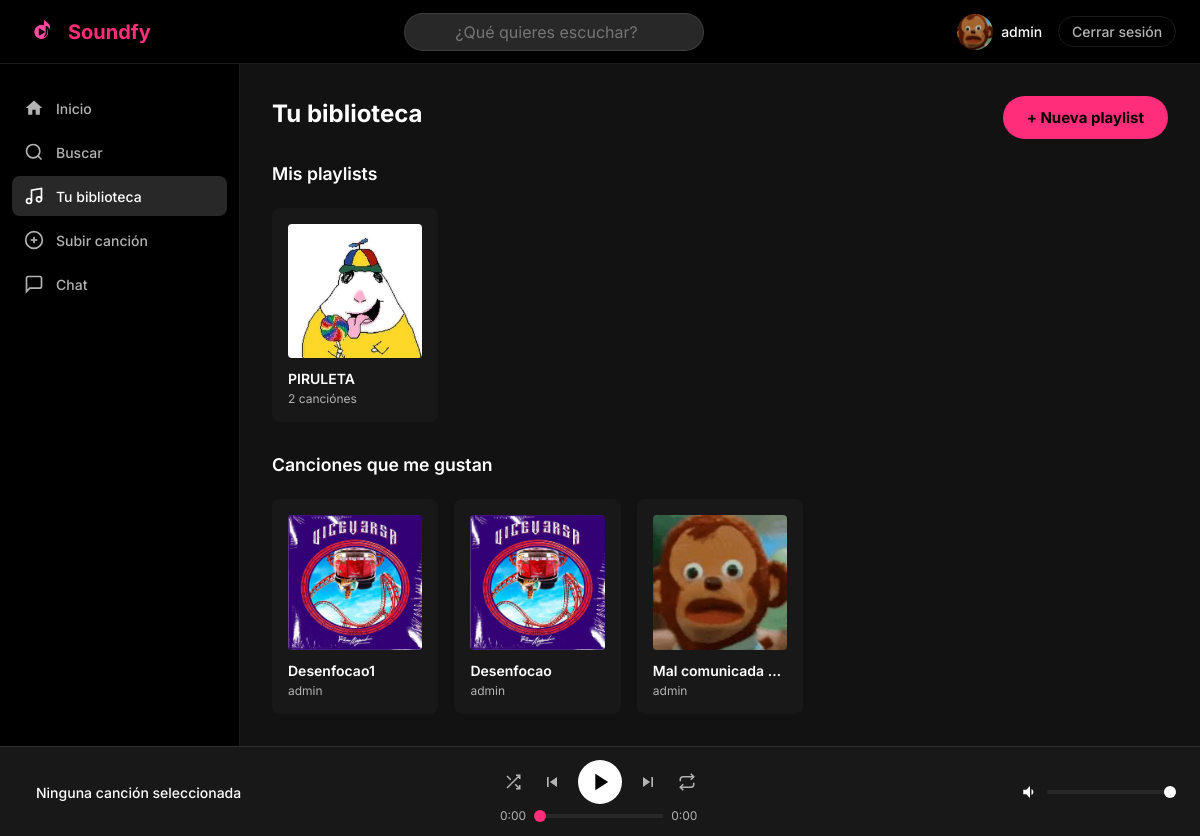
/playlists/ (signed in), run on an earlier commit of the app's database.
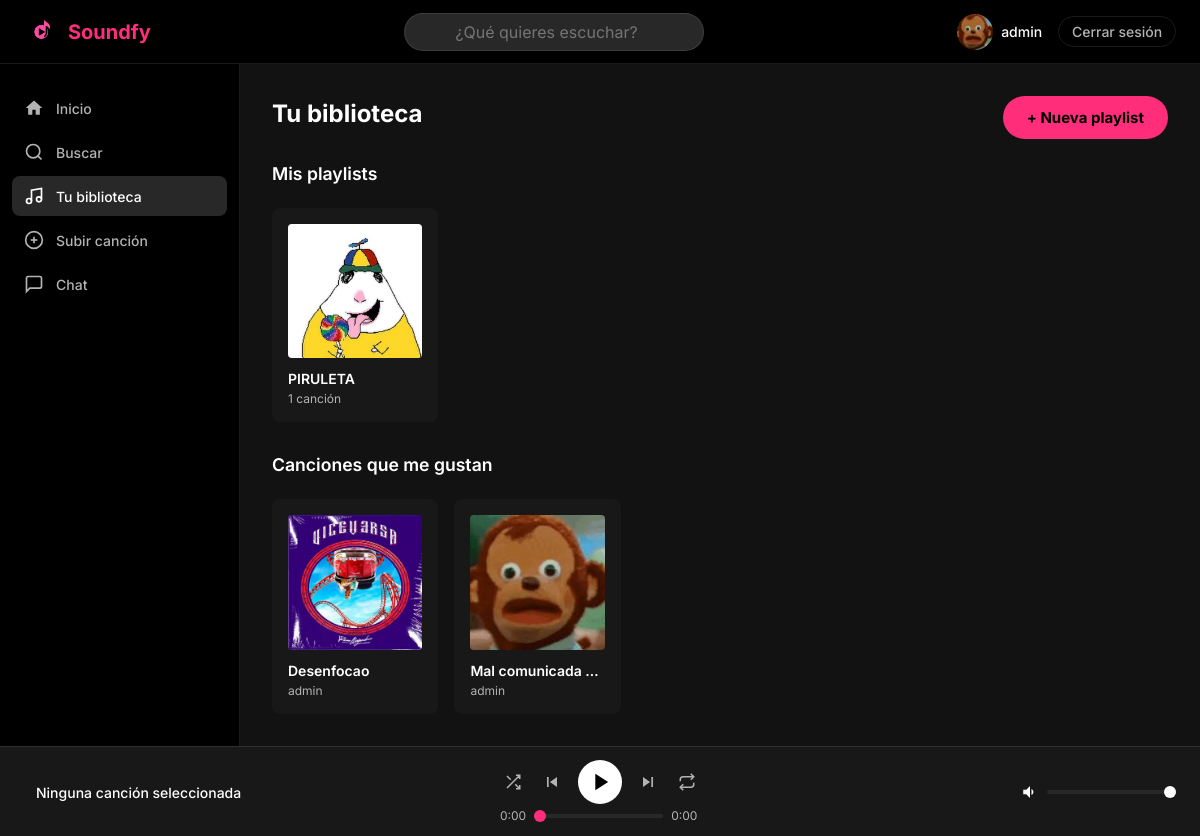
And on a later commit of the database.
### users/models.py (models this page shows, shortened)
class Usuario(AbstractUser):
    foto_perfil = models.ImageField(
        upload_to='fotos_perfil/',
        null=True,
        blank=True
    )
    biografia = models.TextField(max_length=500, blank=True)
    fecha_nacimiento = models.DateField(null=True, blank=True)
    es_artista = models.BooleanField(default=False)
    seguidores = models.ManyToManyField(
        'self',
        symmetrical=False,
        related_name='siguiendo',
        blank=True
    )
    class Meta:
        verbose_name = 'Usuario'
        verbose_name_plural = 'Usuarios'

### music/models.py (models this page shows, shortened)
class Playlist(models.Model):
    nombre = models.CharField(max_length=200)
    descripcion = models.TextField(blank=True)
    propietario = models.ForeignKey(
        Usuario,
        on_delete=models.CASCADE,
        related_name='playlists'
    )
    canciones = models.ManyToManyField(
        Cancion,
        through='PlaylistCancion',
        blank=True
    )
    portada = models.ImageField(upload_to='portadas_playlists/', null=True, blank=True)
    es_publica = models.BooleanField(default=True)
    creada_en = models.DateTimeField(auto_now_add=True)
    class Meta:
        verbose_name = 'Playlist'
        verbose_name_plural = 'Playlists'

class MeGusta(models.Model):
    usuario = models.ForeignKey(
        Usuario,
        on_delete=models.CASCADE,
        related_name='me_gustas'
    )
    cancion = models.ForeignKey(
        Cancion,
        on_delete=models.CASCADE,
        related_name='me_gustas'
    )
    creado_en = models.DateTimeField(auto_now_add=True)
    class Meta:
        verbose_name = 'Me Gusta'
        verbose_name_plural = 'Me Gustas'
        unique_together = ('usuario', 'cancion')

class Cancion(models.Model):
    titulo = models.CharField(max_length=200)
    artista = models.ForeignKey(
        Usuario,
        on_delete=models.CASCADE,
        related_name='canciones'
    )
    album = models.ForeignKey(
        Album,
        on_delete=models.SET_NULL,
        null=True,
        blank=True,
        related_name='canciones'
    )
    genero = models.ForeignKey(
        Genero,
        on_delete=models.SET_NULL,
        null=True,
        blank=True
    )
    archivo_audio = models.FileField(upload_to='canciones/')
    portada = models.ImageField(upload_to='portadas_canciones/', null=True, blank=True)
    duracion = models.PositiveIntegerField(help_text='Duración en segundos', default=0)
    reproducciones = models.PositiveIntegerField(default=0)
    fecha_subida = models.DateTimeField(auto_now_add=True)
    es_publica = models.BooleanField(default=True)
    class Meta:
        verbose_name = 'Canción'
        verbose_name_plural = 'Canciones'
        ordering = ['-fecha_subida']

### music/views.py (the view)
# urls.py: path('playlists/', views.vista_mis_playlists, name='mis_playlists'),
@login_required
def vista_mis_playlists(request):
    playlists = request.user.playlists.all().order_by('-creada_en')
    canciones_gustadas = MeGusta.objects.filter(
        usuario=request.user
    ).select_related('cancion', 'cancion__artista').order_by('-creado_en')
    return render(request, 'music/mis_playlists.html', {
        'playlists': playlists,
        'canciones_gustadas': canciones_gustadas,
    })

### soundfy/context_processors.py (called while the page is built)
def google_analytics(request):
    return {
        'GA_MEASUREMENT_ID': settings.GA_MEASUREMENT_ID
    }

### templates/music/mis_playlists.html (shortened to what this page needs)
{% extends 'base.html' %}
{% block contenido %}
<div style="display: flex; align-items: center; justify-content: space-between; margin-bottom: 1.5rem;">
    <h2>Tu biblioteca</h2>
    <a href="{% url 'crear_playlist' %}" class="btn-primario">+ Nueva playlist</a>
</div>
<h3 style="margin-bottom: 0.75rem">Mis playlists</h3>
{% if playlists %}
    <div class="grid-canciones">
        {% for playlist in playlists %}
            <a href="{% url 'detalle_playlist' pk=playlist.pk %}" class="tarjeta-cancion" style="text-decoration: none; color: inherit;">
                <div class="tarjeta-portada">
                    {% if playlist.portada %}
                        <img src="{{ playlist.portada.url }}" alt="{{ playlist.nombre }}" loading="lazy">
                    {% else %}
                        <div class="portada-placeholder">♫</div>
                    {% endif %}
                </div>
                <div class="tarjeta-info">
                    <span class="tarjeta-titulo">{{ playlist.nombre }}</span>
                    <span class="tarjeta-artista">{{ playlist.canciones.count }} canción{{ playlist.canciones.count|pluralize:"es" }}{% if not playlist.es_publica %} · 🔒{% endif %}</span>
                </div>
            </a>
        {% endfor %}
    </div>
{% else %}
    <p class="texto-muted">No tienes playlists todavía.</p>
{% endif %}
<h3 style="margin-top: 2rem; margin-bottom: 0.75rem">Canciones que me gustan</h3>
{% if canciones_gustadas %}
    <div class="grid-canciones">
        {% for mg in canciones_gustadas %}
            <div class="tarjeta-cancion">
                <div class="tarjeta-portada" style="cursor: pointer;" onclick="reproducirCancionConCola(
                    '{{ mg.cancion.archivo_audio.url }}',
                    '{{ mg.cancion.titulo }}',
                    '{{ mg.cancion.artista.username }}',
                    '{% if mg.cancion.portada %}{{ mg.cancion.portada.url }}{% endif %}',
                    {{ mg.cancion.pk }},
                    colaBiblioteca
                )">
                    {% if mg.cancion.portada %}
                        <img src="{{ mg.cancion.portada.url }}" alt="{{ mg.cancion.titulo }}" loading="lazy">
                    {% else %}
                        <div class="portada-placeholder">♫</div>
                    {% endif %}
                </div>
                <div class="tarjeta-info">
                    <a href="{% url 'detalle_cancion' pk=mg.cancion.pk %}" class="tarjeta-titulo" style="text-decoration: none; color: inherit;">
                        {{ mg.cancion.titulo }}
                    </a>
                    <span class="tarjeta-artista">{{ mg.cancion.artista.username }}</span>
                </div>
            </div>
        {% endfor %}
    </div>
{% else %}
    <p class="texto-muted">Todavía no tienes canciones guardadas. Dale ♥ a las que te gusten.</p>
{% endif %}
{% endblock %}

### templates/base.html (shortened to what this page needs)
<!DOCTYPE html>
<html lang="es">
<head>
    {% load static %}
    <link rel="stylesheet" href="{% static 'css/estilos.css' %}">
</head>
<body>
{% if user.is_authenticated %}
    {% include 'partials/navbar.html' %}
    {% include 'partials/sidebar.html' %}
    <main class="contenido-principal">
        {% block contenido %}{% endblock %}
    </main>
    {% include 'partials/reproductor.html' %}
{% else %}
    <main class="pagina-auth">
        {% block contenido_auth %}{% endblock %}
    </main>
{% endif %}
</body>
</html>

### templates/partials/navbar.html (shortened to what this page needs)
{% load static %}
<nav class="navbar">
    {% load static %}
    <div class="navbar-logo">
        <a href="{% url 'inicio' %}">
            <img src="{% static 'img/logo.png' %}" alt="Soundfy" height="36">
            <span>Soundfy</span>
        </a>
    </div>
    <div class="navbar-busqueda">
        <div class="barra-busqueda-wrapper" style="position: relative;">
            <input
                type="search"
                id="buscador-global"
                class="barra-busqueda"
                placeholder="¿Qué quieres escuchar?"
                autocomplete="off"
            >
        </div>
    </div>
    <div class="navbar-usuario">
        <a href="{% url 'perfil' username=user.username %}">
            {% if user.foto_perfil %}
                <img src="{{ user.foto_perfil.url }}" alt="{{ user.username }}" class="avatar-pequeño">
            {% else %}
                <div class="avatar-pequeño avatar-placeholder">{{ user.username|first|upper }}</div>
            {% endif %}
            <span>{{ user.username }}</span>
        </a>
        <a href="{% url 'logout' %}" class="btn-logout">Cerrar sesión</a>
    </div>
</nav>

### templates/partials/sidebar.html (shortened to what this page needs)
{% load static %}
<aside class="sidebar">
    <nav class="sidebar-nav">
        <a href="{% url 'inicio' %}" class="sidebar-link {% if request.resolver_match.url_name == 'inicio' %}activo{% endif %}">
            <svg width="20" height="20" viewBox="0 0 24 24" fill="currentColor"><path d="M10 20v-6h4v6h5v-8h3L12 3 2 12h3v8z"/></svg>
            Inicio
        </a>
        <a href="{% url 'buscar' %}" class="sidebar-link {% if request.resolver_match.url_name == 'buscar' %}activo{% endif %}">
            <svg width="20" height="20" viewBox="0 0 24 24" fill="none" stroke="currentColor" stroke-width="2"><circle cx="11" cy="11" r="8"/><path d="m21 21-4.35-4.35"/></svg>
            Buscar
        </a>
        <a href="{% url 'mis_playlists' %}" class="sidebar-link {% if request.resolver_match.url_name == 'mis_playlists' %}activo{% endif %}">
            <svg width="20" height="20" viewBox="0 0 24 24" fill="none" stroke="currentColor" stroke-width="2"><path d="M9 18V5l12-2v13"/><circle cx="6" cy="18" r="3"/><circle cx="18" cy="16" r="3"/></svg>
            Tu biblioteca
        </a>
        <a href="{% url 'subir_cancion' %}" class="sidebar-link {% if request.resolver_match.url_name == 'subir_cancion' %}activo{% endif %}">
            <svg width="20" height="20" viewBox="0 0 24 24" fill="none" stroke="currentColor" stroke-width="2"><circle cx="12" cy="12" r="10"/><line x1="12" y1="8" x2="12" y2="16"/><line x1="8" y1="12" x2="16" y2="12"/></svg>
            Subir canción
        </a>
        <a href="{% url 'lista_salas' %}" class="sidebar-link {% if request.resolver_match.url_name == 'lista_salas' %}activo{% endif %}">
            <svg width="20" height="20" viewBox="0 0 24 24" fill="none" stroke="currentColor" stroke-width="2"><path d="M21 15a2 2 0 0 1-2 2H7l-4 4V5a2 2 0 0 1 2-2h14a2 2 0 0 1 2 2z"/></svg>
            Chat
        </a>
    </nav>
</aside>

### templates/partials/reproductor.html (shortened to what this page needs)
<div class="reproductor" id="reproductor">
    <div class="reproductor-info">
        <div class="reproductor-texto">
            <a id="reproductor-link-titulo" href="#" class="reproductor-titulo-link">
                <span id="reproductor-titulo">Ninguna canción seleccionada</span>
            </a>
        </div>
    </div>
    <div class="reproductor-centro">
        <div class="reproductor-controles">
            <button id="btn-aleatorio" class="btn-repro-extra" title="Aleatorio" onclick="toggleAleatorio()">
                <svg width="18" height="18" viewBox="0 0 24 24" fill="none" stroke="currentColor" stroke-width="2"><path d="M16 3h5v5M4 20 21 3M21 16v5h-5M15 15l6 6M4 4l5 5"/></svg>
            </button>
            <button id="btn-anterior" title="Anterior">
                <svg width="20" height="20" viewBox="0 0 24 24" fill="currentColor"><path d="M6 6h2v12H6zm3.5 6 8.5 6V6z"/></svg>
            </button>
            <button id="btn-play-pause" class="btn-play" title="Reproducir / Pausar">
                <svg width="28" height="28" viewBox="0 0 24 24" fill="currentColor" id="icono-play"><path d="M8 5v14l11-7z"/></svg>
            </button>
            <button id="btn-siguiente" title="Siguiente">
                <svg width="20" height="20" viewBox="0 0 24 24" fill="currentColor"><path d="M6 18l8.5-6L6 6v12zM16 6v12h2V6h-2z"/></svg>
            </button>
            <button id="btn-repetir" class="btn-repro-extra" title="Repetir" onclick="toggleRepetir()">
                <svg width="18" height="18" viewBox="0 0 24 24" fill="none" stroke="currentColor" stroke-width="2"><path d="M17 1l4 4-4 4"/><path d="M3 11V9a4 4 0 0 1 4-4h14M7 23l-4-4 4-4"/><path d="M21 13v2a4 4 0 0 1-4 4H3"/></svg>
            </button>
        </div>
        <div class="reproductor-progreso">
            <span id="tiempo-actual">0:00</span>
            <input type="range" id="barra-progreso" value="0" min="0" max="100" step="1">
            <span id="tiempo-total">0:00</span>
        </div>
    </div>
    <div class="reproductor-volumen">
        <svg width="18" height="18" viewBox="0 0 24 24" fill="currentColor"><path d="M3 9v6h4l5 5V4L7 9H3zm13.5 3c0-1.77-1.02-3.29-2.5-4.03v8.05c1.48-.73 2.5-2.25 2.5-4.02z"/></svg>
        <input type="range" id="barra-volumen" value="100" min="0" max="100" step="1">
    </div>
</div>

What changed in the data, as far as the page shows it:
removed MeGusta: cancion.portada (picture), cancion.titulo "Desenfocao1", cancion.artista.username "admin"
computed for Playlist "PIRULETA": canciones.count "2" → "1"
